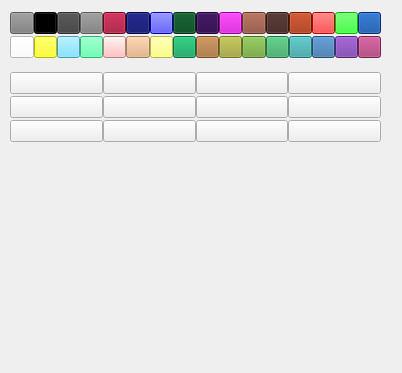
<?xml version="1.0" encoding="UTF-8"?>
<ui version="4.0">
 <class>colorize_ui</class>
 <widget class="QMainWindow" name="colorize_ui">
  <property name="geometry">
   <rect>
    <x>0</x>
    <y>0</y>
    <width>402</width>
    <height>373</height>
   </rect>
  </property>
  <property name="windowTitle">
   <string>colorize</string>
  </property>
  <widget class="QWidget" name="centralwidget">
   <widget class="QWidget" name="gridLayoutWidget">
    <property name="geometry">
     <rect>
      <x>10</x>
      <y>10</y>
      <width>371</width>
      <height>51</height>
     </rect>
    </property>
    <layout class="QGridLayout" name="gridLayout">
     <property name="spacing">
      <number>0</number>
     </property>
     <item row="0" column="1">
      <widget class="QPushButton" name="black_btn">
       <property name="styleSheet">
        <string notr="true">background-color: rgb(0,0,0);</string>
       </property>
       <property name="text">
        <string/>
       </property>
      </widget>
     </item>
     <item row="0" column="0">
      <widget class="QPushButton" name="def_btn">
       <property name="sizePolicy">
        <sizepolicy hsizetype="Minimum" vsizetype="Fixed">
         <horstretch>0</horstretch>
         <verstretch>0</verstretch>
        </sizepolicy>
       </property>
       <property name="minimumSize">
        <size>
         <width>0</width>
         <height>0</height>
        </size>
       </property>
       <property name="baseSize">
        <size>
         <width>0</width>
         <height>0</height>
        </size>
       </property>
       <property name="font">
        <font>
         <kerning>false</kerning>
        </font>
       </property>
       <property name="styleSheet">
        <string notr="true">background-color: rgb(127,127,127);
</string>
       </property>
       <property name="text">
        <string/>
       </property>
      </widget>
     </item>
     <item row="0" column="2">
      <widget class="QPushButton" name="grey2_btn">
       <property name="styleSheet">
        <string notr="true">background-color: rgb(64,64,64);</string>
       </property>
       <property name="text">
        <string/>
       </property>
      </widget>
     </item>
     <item row="0" column="3">
      <widget class="QPushButton" name="grey_btn">
       <property name="styleSheet">
        <string notr="true">background-color: rgb(127,127,127);</string>
       </property>
       <property name="text">
        <string/>
       </property>
      </widget>
     </item>
     <item row="0" column="4">
      <widget class="QPushButton" name="red2_btn">
       <property name="styleSheet">
        <string notr="true">background-color: rgb(150,0,40);</string>
       </property>
       <property name="text">
        <string/>
       </property>
      </widget>
     </item>
     <item row="0" column="5">
      <widget class="QPushButton" name="blue2_btn">
       <property name="styleSheet">
        <string notr="true">background-color: rgb(0,4,96);</string>
       </property>
       <property name="text">
        <string/>
       </property>
      </widget>
     </item>
     <item row="0" column="6">
      <widget class="QPushButton" name="blue_btn">
       <property name="styleSheet">
        <string notr="true">background-color: rgb(0,0, 255);</string>
       </property>
       <property name="text">
        <string/>
       </property>
      </widget>
     </item>
     <item row="0" column="7">
      <widget class="QPushButton" name="green2_btn">
       <property name="styleSheet">
        <string notr="true">background-color: rgb(0,70,25);</string>
       </property>
       <property name="text">
        <string/>
       </property>
      </widget>
     </item>
     <item row="3" column="1">
      <widget class="QPushButton" name="yellow_btn">
       <property name="styleSheet">
        <string notr="true">background-color: rgb(255,255,0);</string>
       </property>
       <property name="text">
        <string/>
       </property>
      </widget>
     </item>
     <item row="3" column="2">
      <widget class="QPushButton" name="cyan_btn">
       <property name="styleSheet">
        <string notr="true">background-color: rgb(100,220,255);</string>
       </property>
       <property name="text">
        <string/>
       </property>
      </widget>
     </item>
     <item row="3" column="3">
      <widget class="QPushButton" name="green3_btn">
       <property name="styleSheet">
        <string notr="true">background-color: rgb(67,255,163);</string>
       </property>
       <property name="text">
        <string/>
       </property>
      </widget>
     </item>
     <item row="3" column="4">
      <widget class="QPushButton" name="pink_btn">
       <property name="styleSheet">
        <string notr="true">background-color: rgb(255,176,176);</string>
       </property>
       <property name="text">
        <string/>
       </property>
      </widget>
     </item>
     <item row="3" column="5">
      <widget class="QPushButton" name="brown4_btn">
       <property name="styleSheet">
        <string notr="true">background-color: rgb(228,172,121);</string>
       </property>
       <property name="text">
        <string/>
       </property>
      </widget>
     </item>
     <item row="3" column="6">
      <widget class="QPushButton" name="yellow2_btn">
       <property name="styleSheet">
        <string notr="true">background-color: rgb(255,255,99);</string>
       </property>
       <property name="text">
        <string/>
       </property>
      </widget>
     </item>
     <item row="3" column="7">
      <widget class="QPushButton" name="col_cyan_btn_14">
       <property name="styleSheet">
        <string notr="true">background-color: rgb(0,153,84);</string>
       </property>
       <property name="text">
        <string/>
       </property>
      </widget>
     </item>
     <item row="3" column="0">
      <widget class="QPushButton" name="white_btn">
       <property name="styleSheet">
        <string notr="true">background-color: rgb(255,255,255);</string>
       </property>
       <property name="text">
        <string/>
       </property>
      </widget>
     </item>
     <item row="0" column="8">
      <widget class="QPushButton" name="purple_btn">
       <property name="styleSheet">
        <string notr="true">background-color: rgb(38,0,68);</string>
       </property>
       <property name="text">
        <string/>
       </property>
      </widget>
     </item>
     <item row="0" column="9">
      <widget class="QPushButton" name="magenta_btn">
       <property name="styleSheet">
        <string notr="true">background-color: rgb(200,0,200);</string>
       </property>
       <property name="text">
        <string/>
       </property>
      </widget>
     </item>
     <item row="0" column="10">
      <widget class="QPushButton" name="brown_btn">
       <property name="minimumSize">
        <size>
         <width>20</width>
         <height>20</height>
        </size>
       </property>
       <property name="styleSheet">
        <string notr="true">background-color: rgb(138,72,51);</string>
       </property>
       <property name="text">
        <string/>
       </property>
      </widget>
     </item>
     <item row="0" column="11">
      <widget class="QPushButton" name="brown2_btn">
       <property name="minimumSize">
        <size>
         <width>20</width>
         <height>20</height>
        </size>
       </property>
       <property name="styleSheet">
        <string notr="true">background-color: rgb(63,35,31);</string>
       </property>
       <property name="text">
        <string/>
       </property>
      </widget>
     </item>
     <item row="0" column="12">
      <widget class="QPushButton" name="brown3_btn">
       <property name="minimumSize">
        <size>
         <width>20</width>
         <height>20</height>
        </size>
       </property>
       <property name="styleSheet">
        <string notr="true">background-color: rgb(153,38,0);</string>
       </property>
       <property name="text">
        <string/>
       </property>
      </widget>
     </item>
     <item row="0" column="13">
      <widget class="QPushButton" name="red_btn">
       <property name="minimumSize">
        <size>
         <width>20</width>
         <height>20</height>
        </size>
       </property>
       <property name="styleSheet">
        <string notr="true">background-color: rgb(255,0,0);</string>
       </property>
       <property name="text">
        <string/>
       </property>
      </widget>
     </item>
     <item row="0" column="14">
      <widget class="QPushButton" name="green_btn">
       <property name="minimumSize">
        <size>
         <width>20</width>
         <height>20</height>
        </size>
       </property>
       <property name="styleSheet">
        <string notr="true">background-color: rgb(0,255,0);</string>
       </property>
       <property name="text">
        <string/>
       </property>
      </widget>
     </item>
     <item row="0" column="15">
      <widget class="QPushButton" name="blue3_btn">
       <property name="minimumSize">
        <size>
         <width>20</width>
         <height>20</height>
        </size>
       </property>
       <property name="styleSheet">
        <string notr="true">background-color: rgb(0,65,153);</string>
       </property>
       <property name="text">
        <string/>
       </property>
      </widget>
     </item>
     <item row="3" column="8">
      <widget class="QPushButton" name="brown5_btn">
       <property name="styleSheet">
        <string notr="true">background-color: rgb(161,106,48);</string>
       </property>
       <property name="text">
        <string/>
       </property>
      </widget>
     </item>
     <item row="3" column="9">
      <widget class="QPushButton" name="green4_btn">
       <property name="styleSheet">
        <string notr="true">background-color: rgb(158,161,48);</string>
       </property>
       <property name="text">
        <string/>
       </property>
      </widget>
     </item>
     <item row="3" column="10">
      <widget class="QPushButton" name="green5_btn">
       <property name="styleSheet">
        <string notr="true">background-color: rgb(104,161,48);</string>
       </property>
       <property name="text">
        <string/>
       </property>
      </widget>
     </item>
     <item row="3" column="11">
      <widget class="QPushButton" name="green6_btn">
       <property name="styleSheet">
        <string notr="true">background-color: rgb(48,161,93);</string>
       </property>
       <property name="text">
        <string/>
       </property>
      </widget>
     </item>
     <item row="3" column="12">
      <widget class="QPushButton" name="blue4_btn">
       <property name="styleSheet">
        <string notr="true">background-color: rgb(48,161,161);</string>
       </property>
       <property name="text">
        <string/>
       </property>
      </widget>
     </item>
     <item row="3" column="13">
      <widget class="QPushButton" name="blue5_btn">
       <property name="styleSheet">
        <string notr="true">background-color: rgb(48,103,161);</string>
       </property>
       <property name="text">
        <string/>
       </property>
      </widget>
     </item>
     <item row="3" column="14">
      <widget class="QPushButton" name="purple2_btn">
       <property name="styleSheet">
        <string notr="true">background-color: rgb(111,48,161);</string>
       </property>
       <property name="text">
        <string/>
       </property>
      </widget>
     </item>
     <item row="3" column="15">
      <widget class="QPushButton" name="purple3_btn">
       <property name="styleSheet">
        <string notr="true">background-color: rgb(161,48,106);</string>
       </property>
       <property name="text">
        <string/>
       </property>
      </widget>
     </item>
    </layout>
   </widget>
   <widget class="QWidget" name="gridLayoutWidget_2">
    <property name="geometry">
     <rect>
      <x>10</x>
      <y>70</y>
      <width>371</width>
      <height>74</height>
     </rect>
    </property>
    <layout class="QGridLayout" name="gridLayout_2">
     <property name="spacing">
      <number>0</number>
     </property>
     <item row="0" column="1">
      <widget class="QPushButton" name="pushButton">
       <property name="text">
        <string/>
       </property>
       <property name="icon">
        <iconset>
         <normaloff>circleArrow_crv.png</normaloff>circleArrow_crv.png</iconset>
       </property>
      </widget>
     </item>
     <item row="0" column="2">
      <widget class="QPushButton" name="pushButton_2">
       <property name="text">
        <string/>
       </property>
       <property name="icon">
        <iconset>
         <normaloff>cube_crv.png</normaloff>cube_crv.png</iconset>
       </property>
      </widget>
     </item>
     <item row="0" column="3">
      <widget class="QPushButton" name="pushButton_4">
       <property name="text">
        <string/>
       </property>
       <property name="icon">
        <iconset>
         <normaloff>foot_crv.png</normaloff>foot_crv.png</iconset>
       </property>
      </widget>
     </item>
     <item row="1" column="0">
      <widget class="QPushButton" name="pushButton_5">
       <property name="text">
        <string/>
       </property>
       <property name="icon">
        <iconset>
         <normaloff>hand_crv.png</normaloff>hand_crv.png</iconset>
       </property>
      </widget>
     </item>
     <item row="1" column="1">
      <widget class="QPushButton" name="pushButton_6">
       <property name="text">
        <string/>
       </property>
       <property name="icon">
        <iconset>
         <normaloff>hexagon_crv.png</normaloff>hexagon_crv.png</iconset>
       </property>
      </widget>
     </item>
     <item row="1" column="2">
      <widget class="QPushButton" name="pushButton_7">
       <property name="text">
        <string/>
       </property>
       <property name="icon">
        <iconset>
         <normaloff>sphere_crv.png</normaloff>sphere_crv.png</iconset>
       </property>
      </widget>
     </item>
     <item row="2" column="0">
      <widget class="QPushButton" name="pushButton_8">
       <property name="text">
        <string/>
       </property>
       <property name="icon">
        <iconset>
         <normaloff>spiralSmooth_crv.png</normaloff>spiralSmooth_crv.png</iconset>
       </property>
      </widget>
     </item>
     <item row="2" column="1">
      <widget class="QPushButton" name="pushButton_11">
       <property name="text">
        <string/>
       </property>
       <property name="icon">
        <iconset>
         <normaloff>spiralSquare_crv.png</normaloff>spiralSquare_crv.png</iconset>
       </property>
      </widget>
     </item>
     <item row="2" column="2">
      <widget class="QPushButton" name="pushButton_9">
       <property name="text">
        <string/>
       </property>
       <property name="icon">
        <iconset>
         <normaloff>spiralTriangle_crv.png</normaloff>spiralTriangle_crv.png</iconset>
       </property>
      </widget>
     </item>
     <item row="1" column="3">
      <widget class="QPushButton" name="pushButton_10">
       <property name="text">
        <string/>
       </property>
       <property name="icon">
        <iconset>
         <normaloff>triangle_crv.png</normaloff>triangle_crv.png</iconset>
       </property>
      </widget>
     </item>
     <item row="2" column="3">
      <widget class="QPushButton" name="pushButton_3">
       <property name="text">
        <string/>
       </property>
       <property name="icon">
        <iconset>
         <normaloff>arrow_crv.png</normaloff>arrow_crv.png</iconset>
       </property>
      </widget>
     </item>
     <item row="0" column="0">
      <widget class="QPushButton" name="pushButton_12">
       <property name="text">
        <string/>
       </property>
       <property name="icon">
        <iconset>
         <normaloff>ehm_rig.png</normaloff>ehm_rig.png</iconset>
       </property>
      </widget>
     </item>
    </layout>
   </widget>
  </widget>
 </widget>
 <resources/>
 <connections/>
</ui>
